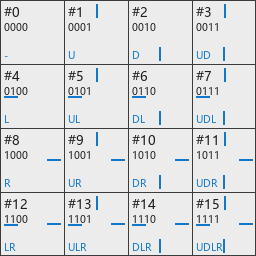
#> input picture data_sheets/create_ctm_template_reference.png, 256 x 256 px
$ python reverse_omni.py ../../data_sheets/create_ctm_template_reference.png
#> lines starting #> are read from the running program, lines starting #| are printed output that depends on the picture
"""把基准 omni 的每一格拆开，逐块在各候选图上找出处，用来反推它的生成方式。

候选包括 frame、完整方块贴图、base，以及它们的所有 16x16 取窗与 8 种变换。
一格是 2x2 个 16x16 小块，逐块求解能看出是「整块搬运」还是「拼接」。
"""
import os
import sys

from PIL import Image

SUB = 16
GRID = 8
CELL = 32

TRANSFORMS = {
    "id": None,
    "r180": Image.Transpose.ROTATE_180,
    "lr": Image.Transpose.FLIP_LEFT_RIGHT,
    "tb": Image.Transpose.FLIP_TOP_BOTTOM,
    "r90": Image.Transpose.ROTATE_90,
    "r270": Image.Transpose.ROTATE_270,
    "tr": Image.Transpose.TRANSPOSE,
    "tv": Image.Transpose.TRANSVERSE,
}


def build_pool(sources):
    pool = {}
    for name, image in sources:
        for x in range(image.size[0] - SUB + 1):
            for y in range(image.size[1] - SUB + 1):
                window = image.crop((x, y, x + SUB, y + SUB))
                for key, op in TRANSFORMS.items():
                    piece = window if op is None else window.transpose(op)
                    pool.setdefault(piece.tobytes(), f"{name}[{x},{y}]{key}")
    return pool


def main(argv):
    ref_path = argv[0]
    sources = []
    for path in argv[1:]:
        name = os.path.basename(path).rsplit(".", 1)[0]
        sources.append((name, Image.open(path).convert("RGBA")))

    ref = Image.open(ref_path).convert("RGBA")
#> ref is the input picture: PIL image 256x256 RGBA; mean R, G, B, A 219.2, 221.4, 223.1, 255
    pool = build_pool(sources)
    print(f"  候选 {len(pool)} 个")

    hits = 0
    total = 0
    for gy in range(GRID):
        for gx in range(GRID):
            cell = ref.crop((gx * CELL, gy * CELL, (gx + 1) * CELL, (gy + 1) * CELL))
            blank = all(cell.getpixel((x, y))[3] < 16
                        for y in range(CELL) for x in range(CELL))
            if blank:
                continue
            total += 1
            parts = []
            for sy in range(2):
                for sx in range(2):
                    sub = cell.crop((sx * SUB, sy * SUB, (sx + 1) * SUB, (sy + 1) * SUB))
                    parts.append(pool.get(sub.tobytes()))

            index = gx + gy * GRID
            found = sum(1 for part in parts if part)
            if found == 4:
                hits += 1
                # 若四块同源，只报一次。
                if len(set(parts)) == 1:
                    print(f"  idx {index:2d}: 4 块同源 {parts[0]}")
                else:
                    print(f"  idx {index:2d}: {parts[0]} | {parts[1]} / {parts[2]} | {parts[3]}")
            elif found:
                print(f"  idx {index:2d}: {found}/4 块命中 -> {[p for p in parts if p]}")
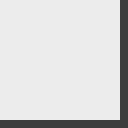
#> sub: PIL image 16x16 RGBA (shown 8 times larger); mean R, G, B, A 214.7, 214.7, 214.7, 255
#> after the loop, hits = 0; total = 64

    print()
    print(f"  完整命中 {hits}/{total} 格")
#|   完整命中 0/64 格
    return 0


if __name__ == "__main__":
    sys.exit(main(sys.argv[1:]))
#> (the program exits here)
